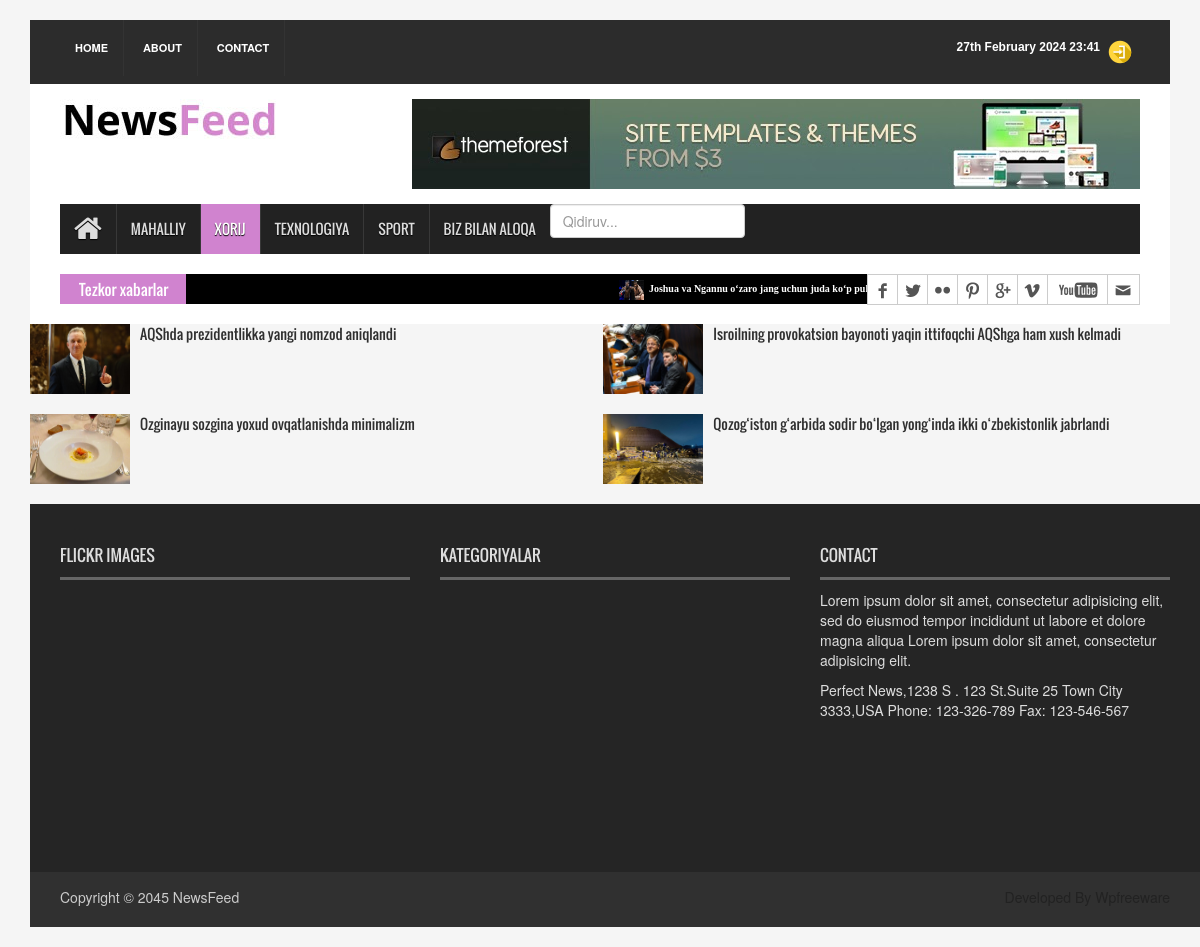
The app's page /xorij/ with its own data.
### newws_app/models.py (models this page shows, shortened)
class News(models.Model):
    class Status(models.TextChoices):
        Draft = "DF", "Draft"
        Published = "PB", "Published"
    title = models.CharField(max_length=250)
    slug = models.SlugField(max_length=250)
    body = models.TextField()
    image = models.ImageField(upload_to='news/image')
    category = models.ForeignKey(Category,
                                 on_delete=models.CASCADE)
    publish_time = models.DateTimeField(default=timezone.now)
    created_time = models.DateTimeField(auto_now_add=True)
    update_time = models.DateTimeField(auto_now=True)
    status = models.CharField(max_length=2,
                              choices=Status.choices,
                              default=Status.Draft,
                              )
    objects = models.Manager()
    published = PublishedManager()
    class Meta:
        ordering = ["-publish_time"]
    def get_absolute_url(self):
        return reverse("news_detail_page", args=[self.slug])

### newws_app/views.py (the view, shortened to what this page needs)
# urls.py: path('xorij/', XorijNewsViews.as_view(), name='world_page'),
class XorijNewsViews(ListView):
    model = News
    template_name = 'news/world.html'
    context_object_name = 'world_news'
    def get_queryset(self):
        news = self.model.published.all().filter(category__name='Xorij')
        return news

### newws_app/context_processor.py (called while the page is built)
def latest_news(request):
    latest_news=News.published.all().order_by('-publish_time')[0:5]
    context={
        'latest_news':latest_news
    }
    return context

### newws_app/models.py (called while the page is built)
    def get_queryset(self):
        return super().get_queryset().filter(status=News.Status.Published)

### templates/news/world.html (shortened to what this page needs)
{% extends 'news/base.html' %}
{% load static %}
{%block content%}
    {% for news in world_news %}
        <div class="container">
            <div class="row">
            <div class="single_post_content_left">
              <ul class="spost_nav">
                <li>
                  <div class="media wow fadeInDown"> <a href="{{news.get_absolute_url}}" class="media-left"> <img alt="" src="{{ news.image.url }}" style="width:100px"> </a>
                    <div class="media-body"> <a href="{{news.get_absolute_url}}" class="catg_title">{{news.title}}</a> </div>
                  </div>
                </li>
              </ul>
            </div>
                {%endfor%}
{% endblock content %}

### templates/news/base.html (shortened to what this page needs)
{% load static %}
<body>
<head>
<link rel="stylesheet" type="text/css" href="{% static  'css/bootstrap.min.css' %}">
<link rel="stylesheet" type="text/css" href="{% static 'css/font-awesome.min.css'%}">
<link rel="stylesheet" type="text/css" href="{% static 'css/animate.css'%}">
<link rel="stylesheet" type="text/css" href="{% static 'css/font.css'%}">
<link rel="stylesheet" type="text/css" href="{% static 'css/li-scroller.css'%}">
<link rel="stylesheet" type="text/css" href="{% static 'css/slick.css'%}">
<link rel="stylesheet" type="text/css" href="{% static 'css/jquery.fancybox.css'%}">
<link rel="stylesheet" type="text/css" href="{% static 'css/theme.css'%}/">
<link rel="stylesheet" type="text/css" href="{% static 'css/style.css' %}/">
</head>
<div class="container">
  <header id="header">
    <div class="row">
      <div class="col-lg-12 col-md-12 col-sm-12">
        <div class="header_top">
          <div class="header_top_left">
            <ul class="top_nav">
              <li><a href="{% url 'home_page' %}">Home</a></li>
              <li><a href="{% url 'about_page' %}">About</a></li>
              <li><a href="{% url 'contact_page' %}">Contact</a></li>
            </ul>
          </div>
          <div class="header_top_right">
            {%if request.user.is_authenticated%}
            <p><a href="{% url 'user_profile' %}" ><img src="{% static 'images/user.png'%}" alt="" style="height:20px"></a></p>
            <p><a href="{% url 'logout' %}" style="color:yellow"><img src="{% static 'images/logout.png'%}" alt="" style="height:20px"></a> </p>
            {%else %}
            <p><a href="{% url 'login' %}" style="color:yellow"><img src="{% static 'images/login.png'%}" alt="" ></a> </p>
            {%endif%}
            <p>{% now "jS F Y H:i" %}</p>
          </div>
        </div>
      </div>
      <div class="col-lg-12 col-md-12 col-sm-12">
        <div class="header_bottom">
          <div class="logo_area"><a href="{% url 'home_page' %}" class="logo"><img src="{% static 'images/logo.jpg'%}" alt=""></a></div>
          <div class="add_banner"><a href="#"><img src="{% static 'images/addbanner_728x90_V1.jpg'%}" alt=""></a></div>
        </div>
      </div>
    </div>
  </header>
  <section id="navArea">
    <nav class="navbar navbar-inverse" role="navigation">
      <div id="navbar" class="navbar-collapse collapse">
        <ul class="nav navbar-nav main_nav">
          {% url 'home_page' as url %}
          <li class="{% if request.path == url %}active{% endif %}"><a href="{% url 'home_page' %}"><span class="fa fa-home desktop-home"></span><span class="mobile-show">Home</span></a></li>
          {% url 'local_page' as url %}
          <li class="{% if request.path == url %}active{% endif %}"><a href="{% url 'local_page' %}">Mahalliy</a></li>
          {% url 'world_page' as url %}
          <li class="{% if request.path == url %}active{% endif %}"><a href="{% url 'world_page' %}">Xorij</a></li>
          {% url 'texno_page' as url %}
          <li class="{% if request.path == url %}active{% endif %}" > <a href="{% url 'texno_page' %}">Texnologiya</a></li>
          {% url 'sport_page' as url %}
          <li class="{% if request.path == url %}active{% endif %}" > <a href="{% url 'sport_page' %}">Sport</a></li>
          <li><a href="{% url 'contact_page' %}">Biz bilan aloqa</a></li>
          <li>
            <form method="get" action="{%url 'search_result'%}">
              <input type="search" name="q" placeholder="Qidiruv..." class="form-control">
            </form>
          </li>
        </ul>
      </div>
    </nav>
  </section>
  <section id="newsSection">
    <div class="row">
      <div class="col-lg-12 col-md-12">
        <div class="latest_newsarea"> <span>Tezkor xabarlar</span>
          <ul id="ticker01" class="news_sticker">
            {% for news in latest_news %}
            <li><a href="#"><img src= {{news.image.url}} alt="">{{news.title}}</a></li>
            {% endfor %}
          </ul>
          <div class="social_area">
            <ul class="social_nav">
              <li class="facebook"><a href="#"></a></li>
              <li class="twitter"><a href="#"></a></li>
              <li class="flickr"><a href="#"></a></li>
              <li class="pinterest"><a href="#"></a></li>
              <li class="googleplus"><a href="#"></a></li>
              <li class="vimeo"><a href="#"></a></li>
              <li class="youtube"><a href="#"></a></li>
              <li class="mail"><a href="#"></a></li>
            </ul>
          </div>
        </div>
      </div>
    </div>
  </section>
{% block content %}
{% endblock content %}
<footer id="footer">
    <div class="footer_top">
      <div class="row">
        <div class="col-lg-4 col-md-4 col-sm-4">
          <div class="footer_widget wow fadeInLeftBig">
            <h2>Flickr Images</h2>
          </div>
        </div>
        <div class="col-lg-4 col-md-4 col-sm-4">
          <div class="footer_widget wow fadeInDown">
            <h2>Kategoriyalar</h2>
          </div>
        </div>
        <div class="col-lg-4 col-md-4 col-sm-4">
          <div class="footer_widget wow fadeInRightBig">
            <h2>Contact</h2>
            <p>Lorem ipsum dolor sit amet, consectetur adipisicing elit, sed do eiusmod tempor incididunt ut labore et dolore magna aliqua Lorem ipsum dolor sit amet, consectetur adipisicing elit.</p>
            <address>
            Perfect News,1238 S . 123 St.Suite 25 Town City 3333,USA Phone: 123-326-789 Fax: 123-546-567
            </address>
          </div>
        </div>
      </div>
    </div>
    <div class="footer_bottom">
      <p class="copyright">Copyright &copy; 2045 <a href="{% url 'home_page' %}">NewsFeed</a></p>
      <p class="developer">Developed By Wpfreeware</p>
    </div>
  </footer>
</div>

### static/css/li-scroller.css (style rules this page uses)
ul.newsticker { position:relative; left:750px; font:bold 10px Verdana; list-style-type:none; margin:0; padding:0 }
ul.newsticker li { float:left; margin:0; padding:0 }
ul.newsticker a { white-space:nowrap; padding:0; color:#fff; margin:0 50px 0 0 }
ul.newsticker a > img { height:20px; margin-right:5px; width:25px }

### static/css/theme.css (style rules this page uses)
.navbar-inverse .navbar-nav > .active > a, .navbar-inverse .navbar-nav > .active > a:hover, .navbar-inverse .navbar-nav > .active > a:focus { background-color:#d083cf }
.latest_newsarea span { background:none repeat scroll 0 0 #d083cf }

### records on screen
News: image (picture), title "Joshua va Ngannu o‘zaro jang uchun juda ko‘p pul ishlab olishadi"
News: image (picture), title "AQShda prezidentlikka yangi nomzod aniqlandi"
News: image (picture), title "Isroilning provokatsion bayonoti yaqin ittifoqchi AQShga ham xush kelmadi"
News: image (picture), title "Ozginayu sozgina yoxud ovqatlanishda minimalizm"
News: image (picture), title "Qozog‘iston g‘arbida sodir bo‘lgan yong‘inda ikki o‘zbekistonlik jabrlandi"
